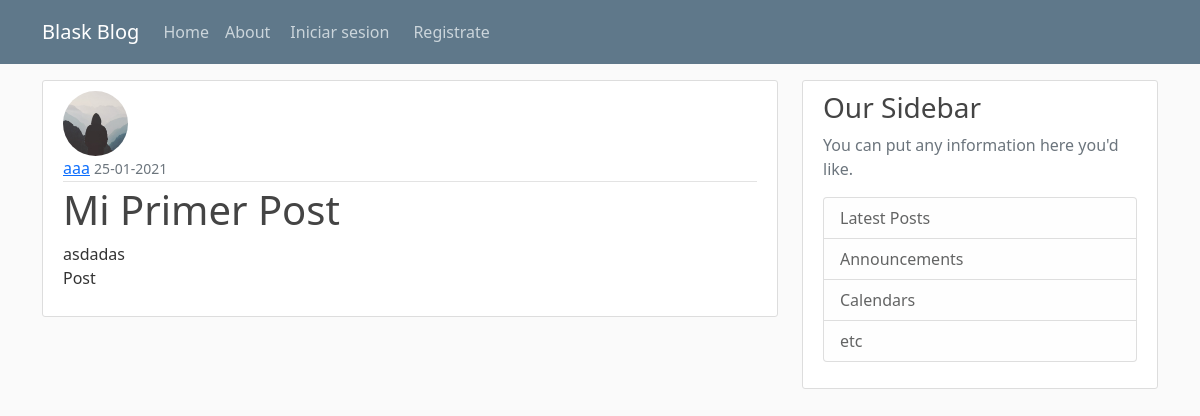
/post/1, run on the app's committed database.
### flaskblog/models.py (models this page shows, shortened)
class User(db.Model, UserMixin):
	id = db.Column(db.Integer, primary_key=True)
	username = db.Column(db.String(20), unique=True, nullable=False)
	email = db.Column(db.String(120), unique=True, nullable=False)
	image_file = db.Column(db.String(20), nullable=False, default='default.jpg')
	password = db.Column(db.String(60), nullable=False)
	posts = db.relationship('Post', backref=db.backref('author', lazy=True)) # o lazy dynamic

class Post(db.Model):
	id = db.Column(db.Integer, primary_key=True)
	title = db.Column(db.String(100), nullable=False)
	date_posted = db.Column(db.DateTime, nullable=False, default=datetime.utcnow)
	content = db.Column(db.Text, nullable=False)
	user_id = db.Column(db.Integer, db.ForeignKey('user.id'), nullable=False)

### flaskblog/routes.py (the view)
@app.route("/post/<int:post_id>")
def post(post_id):
	post = Post.query.get_or_404(post_id)
	return render_template('post.html', title=post.title, post=post)

### flaskblog/templates/post.html (shortened to what this page needs)
{% extends "layout.html" %}
{% block content %}
	<article class="media content-section">
		<img class="rounded-circle article-img" src="{{ url_for('static', filename='profile_pics/' + post.author.image_file) }}">
	  	<div class="media-body">
	    	<div class="article-metadata">
	      		<a class="mr-2" href="{{ url_for('user_posts', username=post.author.username) }}">{{ post.author.username }}</a>
	      		<small class="text-muted">{{ post.date_posted.strftime('%d-%m-%Y') }}</small>
	    	</div>
	    	<h1 class="article-title">{{ post.title }}</h1>
	    	<p class="article-content">{{ post.content }}</p>
	  	</div>
	</article>
{% endblock content %}

### flaskblog/static/main.css (style rules this page uses)
body { background: #fafafa; color: #333333; margin-top: 5rem; }
h1, h2, h3, h4, h5, h6 { color: #444444; }
.content-section { background: #ffffff; padding: 10px 20px; border: 1px solid #dddddd; border-radius: 3px; margin-bottom: 20px; }
.article-title { color: #444444; }
.article-content { white-space: pre-line; }
.article-img { height: 65px; width: 65px; margin-right: 16px; }
.article-metadata { padding-bottom: 1px; margin-bottom: 4px; border-bottom: 1px solid #e3e3e3 }

### data on the page
User: image_file (placeholder picture), author.username "aaa"
Post: date_posted "25-01-2021", title "Mi Primer Post", content "asdadas Post"
